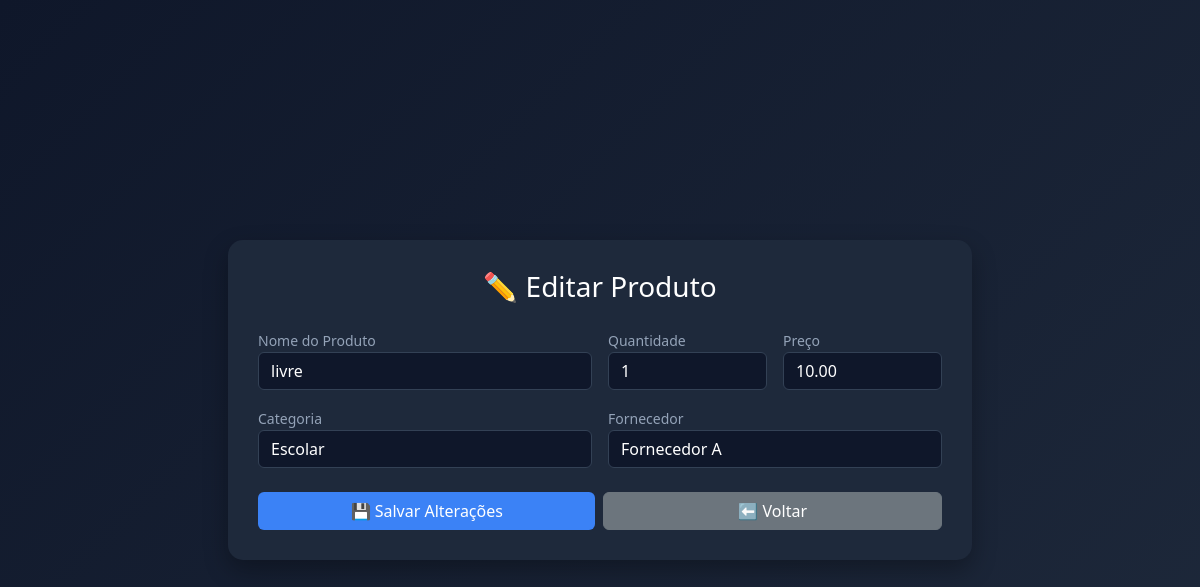
The page /public/produtoeditar.php?id=115 (signed in) on the database its author committed.
### tables this page shows
CREATE TABLE IF NOT EXISTS `produtos` (
  `id` int NOT NULL AUTO_INCREMENT,
  `nome` varchar(150) NOT NULL,
  `categoria_id` int DEFAULT NULL,
  `fornecedor_id` int DEFAULT NULL,
  `quantidade` int DEFAULT '0',
  `preco` decimal(10,2) DEFAULT NULL,
  `descricao` text,
  `created_at` timestamp NULL DEFAULT CURRENT_TIMESTAMP,
  PRIMARY KEY (`id`),
  KEY `categoria_id` (`categoria_id`),
  KEY `fornecedor_id` (`fornecedor_id`)
);

CREATE TABLE IF NOT EXISTS `categorias` (
  `id` int NOT NULL AUTO_INCREMENT,
  `nome` varchar(100) NOT NULL,
  `created_at` timestamp NULL DEFAULT CURRENT_TIMESTAMP,
  PRIMARY KEY (`id`)
);

CREATE TABLE IF NOT EXISTS `fornecedores` (
  `id` int NOT NULL AUTO_INCREMENT,
  `nome` varchar(150) NOT NULL,
  `contato` varchar(150) DEFAULT NULL,
  PRIMARY KEY (`id`)
);

### src/Produto.php (called while the page is built, shortened)
<?php
require_once '../src/Produto.php';
require_once '../src/helpers.php';
class Produto {
    private $pdo;
    public function __construct($pdo) {
        $this->pdo = $pdo;
    }
    public function buscar($id) {
        $stmt = $this->pdo->prepare("SELECT * FROM produtos WHERE id = ?");
        $stmt->execute([(int)$id]);
        return $stmt->fetch(PDO::FETCH_ASSOC);
    }
}

### src/helpers.php (called while the page is built)
<?php
function listarCategorias($pdo) {
    $stmt = $pdo->query("SELECT id, nome FROM categorias");
    return $stmt->fetchAll(PDO::FETCH_ASSOC);
}
function listarFornecedores($pdo) {
    $stmt = $pdo->query("SELECT id, nome FROM fornecedores");
    return $stmt->fetchAll(PDO::FETCH_ASSOC);
}
?>

### public/produtoeditar.php (the view, shortened to what this page needs)
<?php
require_once '../src/Produto.php';
require_once '../src/helpers.php';
$db = new Database();
$pdo = $db->conectar();
$produto = new Produto($pdo);
function e($valor) {
    return htmlspecialchars($valor ?? '', ENT_QUOTES, 'UTF-8');
}
$id = (int) ($_GET['id'] ?? 0);
$dados = $produto->buscar($id);
$categorias = listarCategorias($pdo);
$fornecedores = listarFornecedores($pdo);
?>
<!DOCTYPE html>
<html lang="pt-br">
<head>
    <link href="https://cdn.jsdelivr.net/npm/bootstrap@5.3.0/dist/css/bootstrap.min.css" rel="stylesheet">
</head>
<body>
<div class="container d-flex justify-content-center align-items-center vh-100">
    <div class="col-md-8">
        <div class="card-custom">
            <h3 class="mb-4 text-center">✏️ Editar Produto</h3>
            <form method="POST">
                <div class="row g-3">
                    <div class="col-md-6">
                        <label class="badge-title">Nome do Produto</label>
                        <input name="nome" class="form-control" value="<?= e($dados['nome']) ?>" required>
                    </div>
                    <div class="col-md-3">
                        <label class="badge-title">Quantidade</label>
                        <input type="number" name="quantidade" class="form-control" value="<?= e($dados['quantidade']) ?>" required>
                    </div>
                    <div class="col-md-3">
                        <label class="badge-title">Preço</label>
                        <input name="preco" class="form-control" value="<?= e($dados['preco']) ?>" required>
                    </div>
                    <div class="col-md-6">
                        <label class="badge-title">Categoria</label>
                        <select name="categoria" class="form-select">
                            <?php foreach ($categorias as $c): ?>
                                <option value="<?= e($c['id']) ?>" <?= $dados['categoria_id'] == $c['id'] ? 'selected' : '' ?>>
                                    <?= e($c['nome']) ?>
                                </option>
                            <?php endforeach; ?>
                        </select>
                    </div>
                    <div class="col-md-6">
                        <label class="badge-title">Fornecedor</label>
                        <select name="fornecedor" class="form-select" required>
                            <?php foreach ($fornecedores as $f): ?>
                                <option value="<?= e($f['id']) ?>" <?= $dados['fornecedor_id'] == $f['id'] ? 'selected' : '' ?>>
                                    <?= e($f['nome']) ?>
                                </option>
                            <?php endforeach; ?>
                        </select>
                    </div>
                </div>
                <div class="d-flex gap-2 mt-4">
                    <button name="atualizar" class="btn btn-primary w-100">💾 Salvar Alterações</button>
                    <a href="produto.php" class="btn btn-secondary w-100">⬅ Voltar</a>
                </div>
            </form>
        </div>
    </div>
</div>
</body>
</html>

### public/produtoeditar.php (style rules this page uses)
body { background: linear-gradient(135deg, #0f172a, #1e293b); color: #fff; }
.card-custom { background: #1e293b; border-radius: 15px; padding: 30px; box-shadow: 0 10px 25px rgba(0,0,0,0.3); }
.form-control, .form-select { background: #0f172a; border: 1px solid #334155; color: #fff; }
.btn-primary { background: #3b82f6; border: none; }
.badge-title { font-size: 14px; color: #94a3b8; }

### rows shown on the page
produtos: nome "livre", quantidade "1", preco "10.00", categoria "Escolar", fornecedor "Fornecedor A"
